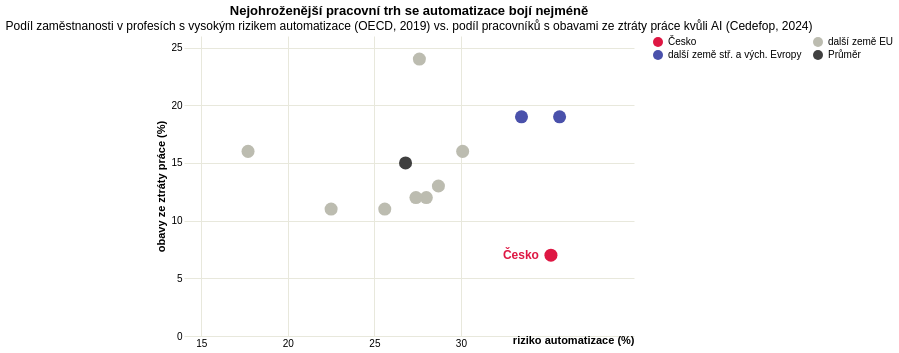

Here is the Vega-Lite specification saved for this chart:
### Vega-Lite specification from a JSON file in a GitHub repository (floating-point values rounded to 4 significant figures)
{"_source": "[OECD Employment Outlook 2023, Fig. 4.20 – occupations at highest risk of automation, 2019](https://stat.link/xkr98z), [Cedefop 2024 – Fear of losing your job due to AI](https://digital-skills-jobs.europa.eu/en/latest/news/ai-changing-workplaces-slovakia)", "$schema": "https://vega.github.io/schema/vega-lite/v5.json", "description": "Paradox nebezpečného klidu: klasické automatizační riziko vs. obavy pracovníků ze ztráty práce kvůli automatizaci a AI", "width": 450, "height": 300, "title": {"text": "Nejohroženější pracovní trh se automatizace bojí nejméně", "subtitle": "Podíl zaměstnanosti v profesích s vysokým rizikem automatizace (OECD, 2019) vs. podíl pracovníků s obavami ze ztráty práce kvůli AI (Cedefop, 2024)"}, "data": {"values": [{"country": "Česko", "automation_risk": 35.2, "fear": 7, "cat": "Česko", "note": "OECD 2023: jedna z nejvyšších hodnot; Cedefop 2024: nejnižší obavy"}, {"country": "Slovensko", "automation_risk": 35.7, "fear": 19, "cat": "další země stř. a vých. Evropy", "note": "OECD 2023: jedna z nejvyšších hodnot; Cedefop 2024: 19 % obav"}, {"country": "Polsko", "automation_risk": 33.5, "fear": 19, "cat": "další země stř. a vých. Evropy", "note": "OECD 2023 StatLink; Cedefop 2024 chart"}, {"country": "Řecko", "automation_risk": 27.6, "fear": 24, "cat": "další země EU", "note": "OECD 2023: blízko průměru OECD; Cedefop 2024: nejvyšší obavy"}, {"country": "Portugalsko", "automation_risk": 30.1, "fear": 16, "cat": "další země EU", "note": "OECD 2023 StatLink; Cedefop 2024 chart"}, {"country": "Německo", "automation_risk": 28.7, "fear": 13, "cat": "další země EU", "note": "OECD 2023 StatLink; Cedefop 2024 chart"}, {"country": "Španělsko", "automation_risk": 28.0, "fear": 12, "cat": "další země EU", "note": "OECD 2023 StatLink; Cedefop 2024 chart"}, {"country": "Francie", "automation_risk": 27.4, "fear": 12, "cat": "další země EU", "note": "OECD 2023 StatLink; Cedefop 2024 chart"}, {"country": "Belgie", "automation_risk": 25.6, "fear": 11, "cat": "další země EU", "note": "OECD 2023 StatLink; Cedefop 2024 chart"}, {"country": "Irsko", "automation_risk": 22.5, "fear": 11, "cat": "další země EU", "note": "OECD 2023 StatLink; Cedefop 2024 chart"}, {"country": "Lucembursko", "automation_risk": 17.7, "fear": 16, "cat": "další země EU", "note": "OECD 2023: nejnižší automatizační riziko v grafu; Cedefop 2024 chart"}, {"country": "Referenční průměr", "automation_risk": 26.8, "fear": 15, "cat": "Průměr", "note": "OECD průměr automatizačního rizika; Cedefop uvádí průměr sledovaných zemí pod 15 %"}]}, "layer": [{"params": [{"name": "serie", "select": {"type": "point", "fields": ["cat"]}, "bind": "legend"}], "mark": {"type": "point", "size": 170, "filled": true}, "encoding": {"x": {"field": "automation_risk", "type": "quantitative", "title": "riziko automatizace (%)", "scale": {"domain": [15, 40]}, "axis": {"grid": true, "gridColor": "#e8e8dc", "domain": false, "ticks": false, "values": [15, 20, 25, 30], "titleAngle": 0, "titleAnchor": "end", "titleAlign": "right", "titlePadding": -14, "titleFontWeight": "bold"}}, "y": {"field": "fear", "type": "quantitative", "title": "obavy ze ztráty práce (%)", "scale": {"domain": [0, 25]}, "axis": {"grid": true, "gridColor": "#e8e8dc", "domain": false, "ticks": false, "titleFontWeight": "bold"}}, "color": {"field": "cat", "type": "nominal", "scale": {"domain": ["Česko", "další země stř. a vých. Evropy", "další země EU", "Průměr"], "range": ["#de1743", "#4a51ab", "#bcbcb0", "#404040"]}, "legend": {"title": null, "columns": 2}}, "opacity": {"condition": {"param": "serie", "value": 1}, "value": 0.18}, "tooltip": [{"field": "country", "title": "Země / reference"}, {"field": "automation_risk", "title": "Riziko automatizace (%)", "format": ".1f"}, {"field": "fear", "title": "Obavy ze ztráty práce (%)", "format": "d"}, {"field": "note", "title": "Poznámka"}]}}, {"transform": [{"filter": "datum.country == 'Česko'"}], "mark": {"type": "text", "align": "right", "dx": -12, "fontSize": 12, "fontWeight": "bold", "color": "#de1743"}, "encoding": {"x": {"field": "automation_risk", "type": "quantitative"}, "y": {"field": "fear", "type": "quantitative"}, "text": {"value": "Česko"}}}], "config": {"view": {"stroke": "transparent"}}}
